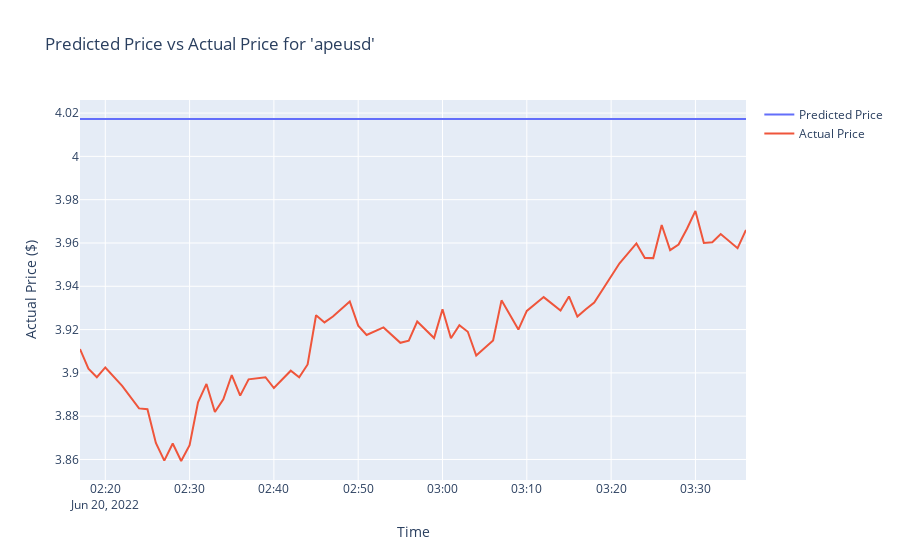

Notebook code cell kept with this figure:
### Code cell
print(len(test_predictions[0]))
print()
fig = go.Figure()
pred_line = go.Scatter(x=time_test_y[:len(fp)], y=fp, mode = 'lines', name = 'Predicted Price')
fig.add_trace(pred_line)

fig.add_trace(go.Scatter(x=time_test_y[:len(fp)], y=price_test_y[:len(fp)], mode = 'lines', name = 'Actual Price'))

fig.update_layout(xaxis_title="Time", yaxis_title="Actual Price ($)", title=f"Predicted Price vs Actual Price for '{crypto_name}'")

fig.show()
